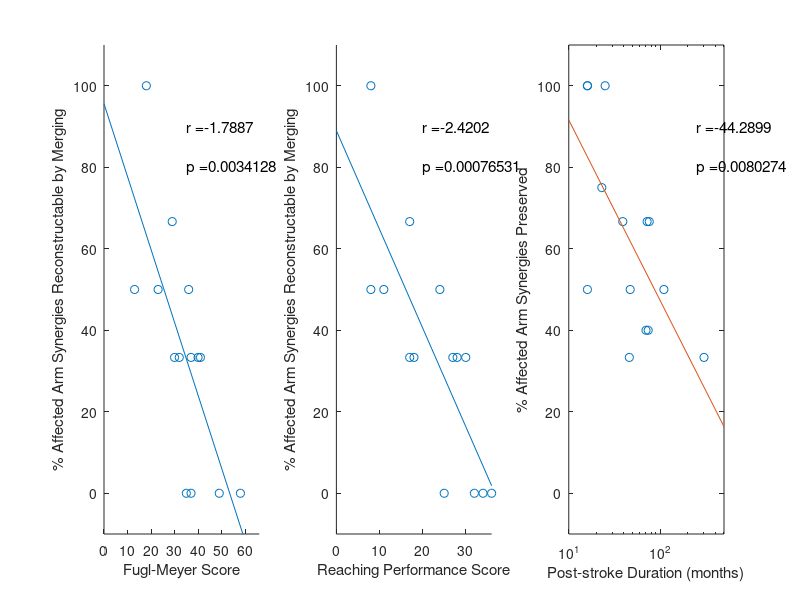

This chart was generated by the following MATLAB code:
clear
clc

FM = [40,58,13,49,36,37,32,23,29,35,18,30,37,41]'; %Fugl-Meyer Score
RPS = [28,36,11,34,24,32,17,8,17,25,8,18,27,30]'; %Reaching Performance Score
TSS = [16,23,47,70,16,74,39,110,46,72,25,302,76,16]'; %time since stroke (months)
constants1 = ones(size(FM));
NumParticipants = 14;

Merged = [1.333333333	0.333333333	2
1	0	0
1.5	0.5	3
1	0	0
2.5	0.5	4
1	0	0
1.333333333	0.333333333	2
1.5	0.5	2
2	0.666666667	3
1	0	0
2.5	1	4
1.333333333	0.333333333	2
1.5	0.333333333	2
1.333333333	0.333333333	0];

Fractionated = [0.333333333	0.666666667
0.25	0.5
0.25	0.5
0.2	0.6
0.5	1
0.2	0.4
0.333333333	0.666666667
0	0
0	0
0	0
0.5	1
0.333333333	0.666666667
0	0
0.333333333	0.666666667
];

Preserved = 100*[1
0.75
0.5
0.4
0.5
0.4
0.666666667
0.5
0.333333333
0.666666667
1
0.333333333
0.666666667
1
];

new_structure(:,1) = [0,0,1,1,0,1,0,0,0,0,0,0,0,0]';
new_structure(:,2) = [0,0,0.25,0.2,0,0.2,0,0,0,0,0,0,0,0]';

[B_mergedFM,~,~,~,S_mergedFM] = regress(100*Merged(:,2), [constants1, FM]) 
[B_mergedRPS,~,~,~,S_mergedRPS] = regress(100*Merged(:,2), [constants1, RPS]) 
%[B_fract,~,~,~,S_fract] = regress(Fractionated(:,1), [constants1, log10(TSS)]) 
[B_preserv,~,~,~,S_preserv] = regress(Preserved, [constants1, log10(TSS)]) 
figure
subplot(1,3,1)
mergeFM = [1 0;1 66]* B_mergedFM; %[constants1, FM] * B_mergedFM;
scatter(FM, 100*Merged(:,2))
hold on
plot([0,66], mergeFM)
text(35, 90, strcat('r = ',num2str(B_mergedFM(2))),'fontsize',11)
text(35, 80, strcat('p = ',num2str(S_mergedFM(3))),'fontsize',11)
xlabel('Fugl-Meyer Score')
ylabel('% Affected Arm Synergies Reconstructable by Merging')
axis([0 66 -10 110])
subplot(1,3,2)
mergeRPS = [1 0;1 36]*B_mergedRPS;% [constants1, RPS] * B_mergedRSP;
scatter(RPS, 100*Merged(:,2))
hold on
plot([0,36], mergeRPS)
text(20, 90, strcat('r = ',num2str(B_mergedRPS(2))),'fontsize',11)
text(20, 80, strcat('p = ',num2str(S_mergedRPS(3))),'fontsize',11)
xlabel('Reaching Performance Score')
ylabel('% Affected Arm Synergies Reconstructable by Merging')
axis([0 36 -10 110])
subplot(1,3,3)
preservTSS = [1 1;1 log10(500)] * B_preserv;
semilogx((TSS), Preserved, 'o')
hold on
semilogx([10 500], preservTSS)
text(250, 90, strcat('r = ',num2str(B_preserv(2))),'fontsize',11)
text(250, 80, strcat('p = ',num2str(S_preserv(3))),'fontsize',11)
xlabel('Post-stroke Duration (months)')
ylabel('% Affected Arm Synergies Preserved')
axis([10 500 -10 110])


[B_FM,~,~,~,S_FM] = regress(FM, [constants1, Merged(:,3), Fractionated(:,2), Preserved]) 
[B_RPS,~,~,~,S_RPS] = regress(RPS, [constants1, Merged(:,3), Fractionated(:,2), Preserved]) 

